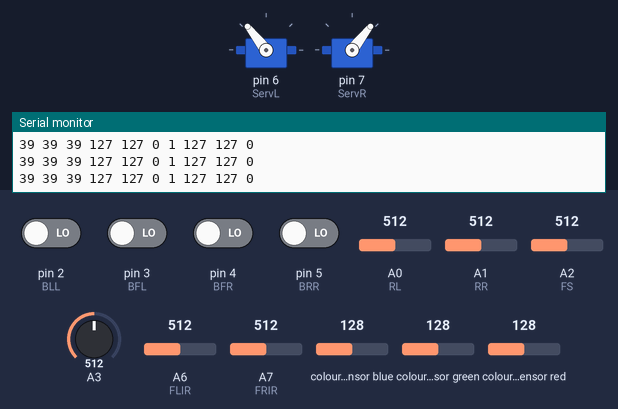
Recording of a sketch running on a simulated Arduino Nano, built with avr-gcc and run on an emulated ATmega328P. Parts: 2 × servo, the last lines printed to the serial monitor. Wiring (inferred from the names in the program): TCS3200 colour sensor: output pin 12; S2 pin 10; S3 pin 11; S0 pin 8; S1 pin 9. The inputs (shaded band) are chosen by the test bench; at power-on: pin 2 (BLL), pin 3 (BFL), pin 4 (BFR), pin 5 (BRR) LOW, colour sensor blue 128, A3 = 512, A0 (RL) = 512, A1 (RR) = 512, A2 (FS) = 512, A6 (FLIR) = 512, A7 (FRIR) = 512, colour sensor green 128, colour sensor red 128.

Above: at 1.2 s.
1.3 s: colour sensor blue set to 5
At 3.3 s:
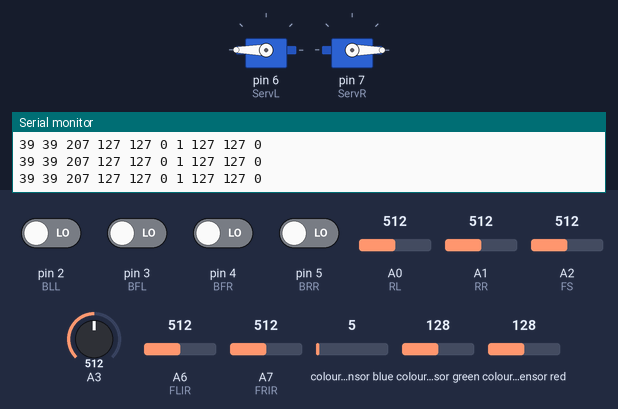
4.3 s: A3 set to 483
At 4.6 s:
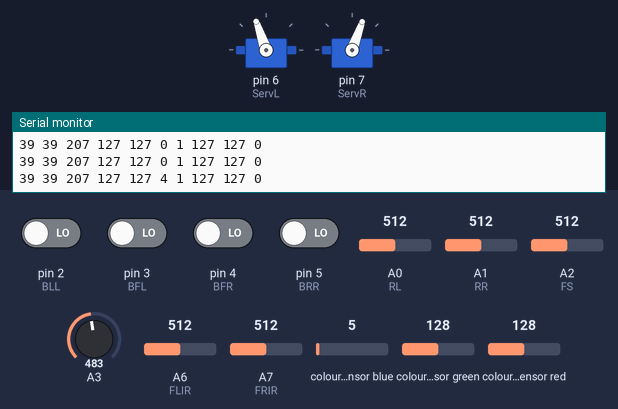
Timing chart, 0 to 13.3 s (numbered marks = the images above; inputs shaded):
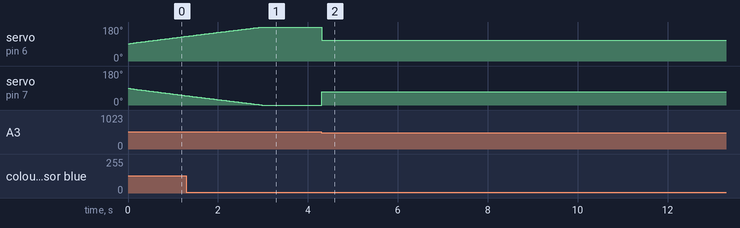

The sketch:

bumperserver.ino
```cpp
/**
 * Сервер бампера
 *
 *  \author Robofob
 *  \version 2.0
 *  \date 13.12.2019
 *  \date LP 29.06.2020
 */

#include <Servo.h>
#include <Wire.h>
#include <TroykaCurrent.h>
#include "i2cwctl.h"

#define RL A0 //4
#define RR A1 //5
#define FS A2
#define CS A3
#define FLIR A6
#define FRIR A7
#define OUT 12
#define BLL 2
#define BFL 3
#define BFR 4
#define BRR 5
#define ServL 6
#define ServR 7
#define S0 8
#define S1 9
#define S2 10
#define S3 11
#define TOP 70
#define DOWN 0
#define TRESH 430

Servo servoleft;
Servo servoright;

ACS712 dataI(CS);

const char* Title = "Bumper server v1.00";
byte Color[I2CColorServer::DATALEN];
byte CMD[5];
byte LastCMD = 0;
int TargetAngle = 0;
bool ServoDetach = true;
//Bumper status: 0 - on bottom, 1 - on top, 2 - move down, 3 - move up, 4 - error while moving down, 5 - error while moving up
byte Status = 0;

int BTime = 5000;
long Time = 5000;

byte fl,fr,b1,b2,b3,b4;

void Readsensors(void)
{
  digitalWrite(S2,LOW);
  digitalWrite(S3,LOW);
  Color[0] = pulseIn(OUT,LOW); //Red
  digitalWrite(S2,HIGH);
  digitalWrite(S3,HIGH);
  Color[1] = pulseIn(OUT,LOW); //Green
  digitalWrite(S2,LOW);
  digitalWrite(S3,HIGH);
  Color[2] = pulseIn(OUT,LOW); //Blue
  Color[3] = map(analogRead(RL),0,1023,0,255);   //Left line sensor
  Color[4] = map(analogRead(RR),0,1023,0,255);   //Forward line sensor
  Color[5] = Status;
  if (analogRead(FS) >= TRESH)
    Color[6] = 1;
  else
    Color[6] = 0;
  Color[7] = map(analogRead(FLIR),0,1023,0,255);
  Color[8] = map(analogRead(FRIR),0,1023,0,255);
  if (digitalRead(BLL) == 1 or digitalRead(BFL) == 1 or digitalRead(BFR) == 1 or digitalRead(BRR) == 1)
    Color[9] = 1;
  else
    Color[9] = 0;
}

void Outputresults(void)
{
  char buf[50];
  sprintf(buf,"%d %d %d %d %d %d %d %d %d %d", Color[0],Color[1],Color[2],Color[3],Color[4],Color[5],Color[6],Color[7],Color[8],Color[9]);
  Serial.println(buf);
}

void requestI2CEvent()
{
  Wire.write(Color, I2CColorServer::DATALEN);
}

void MoveBumper()
{
  if ((TargetAngle - servoright.read()) > 0) //Up
  {
     if (ServoDetach)
    {
      //servoleft.attach(ServL);
      //servoright.attach(ServR);
      ServoDetach = false;
    }
    servoleft.write(servoleft.read()-1);
    servoright.write(servoright.read()+1);
    delay(20);
  }
  else if ((TargetAngle - servoright.read()) < 0) //Down
  {
    if (ServoDetach)
    {
      //servoleft.attach(ServL);
      //servoright.attach(ServR);
      ServoDetach = false;
    }
    servoleft.write(servoleft.read()+1);
    servoright.write(servoright.read()-1);
    delay(20);
  }
  else
  {
    if (!ServoDetach)
    {
      //servoleft.detach();
      //servoright.detach();
      ServoDetach = true;
    }
    if (Status == 2)
      Status = 0;
    if (Status == 3)
      Status = 1;
  }
}

void receiveI2CEvent(int howMany)
{
  while (Wire.available())
    for(byte i=0; i<5; i++)
      CMD[i] = Wire.read();
  if (CMD[0] != LastCMD)
  {
    if (CMD[0] == 1)
    {
      TargetAngle = TOP;
      Status = 3;
    }
    else
    {
      TargetAngle = DOWN;
      Status = 2;
    }
    LastCMD = CMD[0];
  }
}

void Test(void)
{
  if (abs(millis() - Time) >= BTime)
  {
    if (CMD[0] == 0)
    {
      CMD[0] = 1;
      TargetAngle = TOP;
      Status = 3;
    }
    else
    {
      CMD[0] = 0;
      TargetAngle = DOWN;
      Status = 2;
    }
    Time = millis();
  }
}

void CheckCS(void)
{
  if (abs(dataI.readCurrentDC()) > 0.3)
  {
    if (TargetAngle == DOWN)
    {
      servoleft.write(179 - TOP);
      servoright.write(TOP);
      TargetAngle = DOWN;
      LastCMD = 1;
      Status = 4;
    }
    else
    {
      servoleft.write(179 - DOWN);
      servoright.write(DOWN);
      TargetAngle = TOP;
      LastCMD = 0;
      Status = 5;
    }
    delay(250);
    //servoleft.detach();
    //servoright.detach();
    ServoDetach = false;
  }
}

void setup()
{
  CMD[0] = 0;
  Status = 0;

  Serial.begin(9600);
  Wire.begin(I2CColorServer::ADDR);

  Wire.onRequest(requestI2CEvent);
  Wire.onReceive(receiveI2CEvent);

  pinMode(RR,INPUT);
  pinMode(RL,INPUT);

  pinMode(S0,OUTPUT);
  pinMode(S1,OUTPUT);
  pinMode(S2,OUTPUT);
  pinMode(S3,OUTPUT);
  pinMode(OUT,INPUT);

  digitalWrite(S0,HIGH);
  digitalWrite(S1,LOW);

  memset(Color,0,sizeof(Color));

  servoleft.attach(ServL);
  servoright.attach(ServR);

  Serial.println(Title);
}

void loop()
{
  //Test();
  MoveBumper();
  CheckCS();
  Readsensors();
  Outputresults();
}
```

Measured:
- the behaviour switches between 500 and 499 on A3 (found by bisection; images 1 and 2)
- after the input at 4.3 s, servo on pin 6 (ServL): alternates 110° for 0.02 s and 109° for 0.25 s, starting at once; servo on pin 7 (ServR): alternates 70° for 0.25 s and 69° for 0.02 s, starting at once
